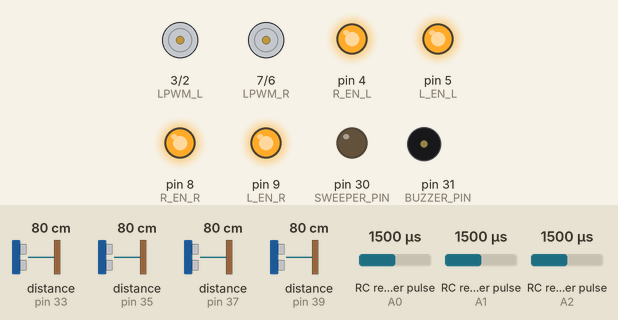
The sketch below on a simulated Arduino Mega 2560, built with avr-gcc and run on an emulated ATmega2560. Parts: motor-driver pin pairs drawn as motors (green arrow = first pin HIGH = forward, orange = second pin HIGH = backward, longer = more drive), output pins drawn as LEDs (lit = HIGH), buzzer (waves = sounding, pin HIGH). Wiring (inferred from the names in the program): 4 × ultrasonic range finder: trigger pin 32, echo pin 33 / trigger pin 34, echo pin 35 / trigger pin 36, echo pin 37 / trigger pin 38, echo pin 39; 3 × RC receiver channel: data A0 / data A1 / data A2. The test bench sets the inputs (shaded band); at power-on: RC receiver pulse (sensors on A0, A2, A1) 1500 µs, distance to the obstacle (sensors on pin 33, pin 35, pin 37, pin 39) 80 cm. The echo pulse lasts 58.3 µs per cm; pins used as bus, display or sensor lines are not drawn; what the sketch prints to the serial monitor is not drawn.

Above: at 1.2 s.
1.3 s: RC receiver pulse (sensor on A0) set to 1315 µs
4.3 s: RC receiver pulse (sensor on A0) set to 1298 µs
At 4.82 s:
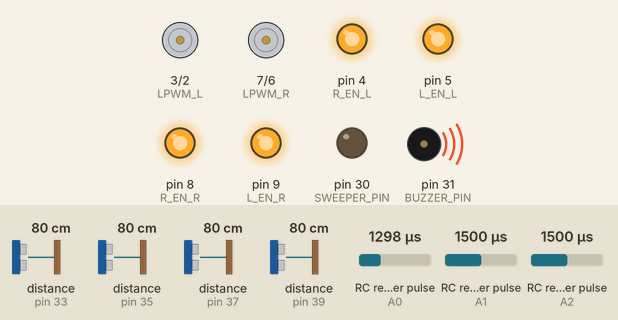
7.3 s: RC receiver pulse (sensor on A2) set to 1406 µs
10.3 s: RC receiver pulse (sensor on A2) set to 1388 µs
At 10.97 s:
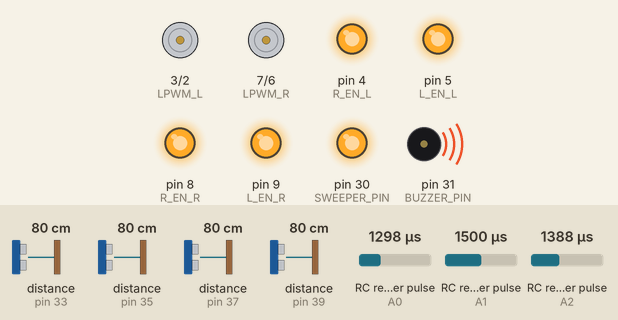
13.3 s: RC receiver pulse (sensor on A0) set to 1020 µs
At 13.67 s:
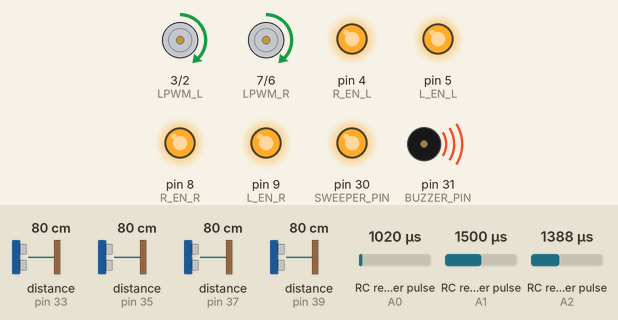
16.3 s: RC receiver pulse (sensor on A1) set to 1020 µs
At 16.91 s:
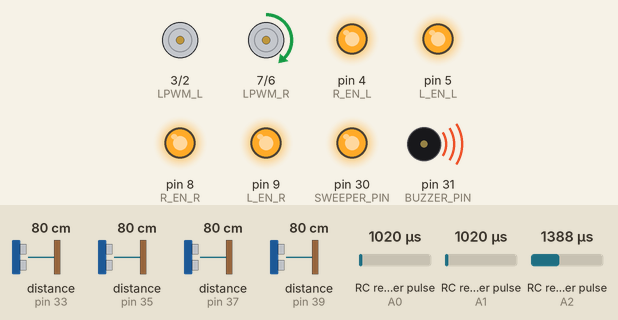
Timing chart, 0 to 20.3 s (numbered marks = the images above; inputs shaded):
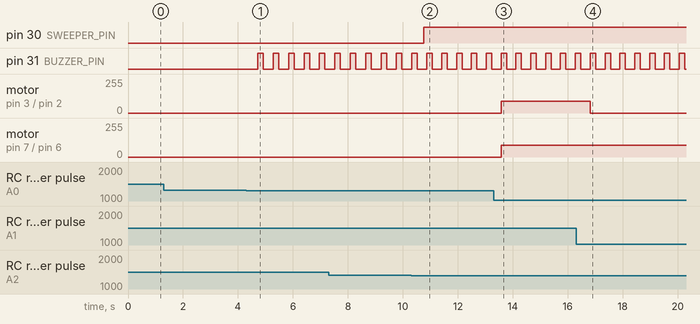

The sketch:

CleaningBot_v2.ino
```cpp
// ---------------- Pin Definitions ----------------
#define RPWM_L   2    // PWM Forward - Left Motor
#define LPWM_L   3    // PWM Reverse - Left Motor
#define R_EN_L   4    // Forward Enable - Left Motor
#define L_EN_L   5    // Reverse Enable - Left Motor

#define RPWM_R   6    // PWM Forward - Right Motor
#define LPWM_R   7    // PWM Reverse - Right Motor
#define R_EN_R   8    // Forward Enable - Right Motor
#define L_EN_R   9    // Reverse Enable - Right Motor

#define SWEEPER_PIN   30  // Sweeper control pin
#define BUZZER_PIN    31  // Buzzer pin

#define TRIG_FRONT    32
#define ECHO_FRONT    33
#define TRIG_RIGHT    34
#define ECHO_RIGHT    35
#define TRIG_LEFT     36
#define ECHO_LEFT     37
#define TRIG_BACK     38
#define ECHO_BACK     39

#define CH_FWD_BACK     A0     // Forward/Backward RC input (CH3)
#define CH_LEFT_RIGHT   A1   // Left/Right RC input (CH1)
#define CH_SWEEPER      A2      // Sweeper toggle input (CH5)
#define CH_MODE_SWITCH  A0  // Mode selection input (CH3 shared)

#define DEBUG true

// ---------------- Constants ----------------
#define OBSTACLE_DISTANCE 40
#define RC_THRESHOLD_SWEEPER 1400
#define RC_THRESHOLD_MANUALAUTO 1000

// Input PWM Mapping Ranges

#define RC_FORWARD_MAX 1800
#define RC_FORWARD_MIN 1550
#define RC_BACKWARD_MAX 1300
#define RC_BACKWARD_MIN 1140


#define RC_RIGHT_MAX 1840
#define RC_RIGHT_MIN 1650
#define RC_LEFT_MAX 1350
#define RC_LEFT_MIN 1090

#define MAX_SPEED_FWD 255
#define MAX_SPEED_REV 100
#define MIN_SPEED_FWD 20
#define MIN_SPEED_REV 10


// ---------------- Variables ----------------
bool isManual = false;
bool sweeperState = false;
enum Direction { right, left };
Direction currentPattern = right;
int frontDist;
int leftDist;
int rightDist;
int backDist;


void setup() {
  pinMode(RPWM_L, OUTPUT);
  pinMode(LPWM_L, OUTPUT);
  pinMode(R_EN_L, OUTPUT);
  pinMode(L_EN_L, OUTPUT);
  pinMode(RPWM_R, OUTPUT);
  pinMode(LPWM_R, OUTPUT);
  pinMode(R_EN_R, OUTPUT);
  pinMode(L_EN_R, OUTPUT);

  pinMode(SWEEPER_PIN, OUTPUT);
  pinMode(BUZZER_PIN, OUTPUT);

  pinMode(TRIG_FRONT, OUTPUT);
  pinMode(ECHO_FRONT, INPUT);
  pinMode(TRIG_LEFT, OUTPUT);
  pinMode(ECHO_LEFT, INPUT);
  pinMode(TRIG_RIGHT, OUTPUT);
  pinMode(ECHO_RIGHT, INPUT);
  pinMode(TRIG_BACK, OUTPUT);
  pinMode(ECHO_BACK, INPUT);

  pinMode(CH_FWD_BACK, INPUT);
  pinMode(CH_LEFT_RIGHT, INPUT);
  pinMode(CH_SWEEPER, INPUT);

  digitalWrite(R_EN_L, HIGH);
  digitalWrite(L_EN_L, HIGH);
  digitalWrite(R_EN_R, HIGH);
  digitalWrite(L_EN_R, HIGH);

  Serial.begin(9600);
}

void loop() {

  frontDist = getDistance(TRIG_FRONT, ECHO_FRONT);
  leftDist = getDistance(TRIG_LEFT, ECHO_LEFT);
  rightDist = getDistance(TRIG_RIGHT, ECHO_RIGHT);
  backDist = getDistance(TRIG_BACK, ECHO_BACK);

  if (frontDist < OBSTACLE_DISTANCE || leftDist < 20 || rightDist < 20 || backDist < 20) {
    digitalWrite(BUZZER_PIN, HIGH);
    delay(500);
    digitalWrite(BUZZER_PIN, LOW);
  }
  int mode = pulseIn(CH_MODE_SWITCH, HIGH, 25000);
  isManual = mode > RC_THRESHOLD_MANUALAUTO;
  Serial.print(mode);Serial.print(" | ");
  if (isManual) {
    if (DEBUG) Serial.print("Manual Mode | ");
    handleManualMode(mode);
  } else if (mode > 500) {
    if (DEBUG) Serial.print("Auto Mode | ") ;
    handleAutoMode();
  } else {
    stopMotors();
    digitalWrite(SWEEPER_PIN, HIGH);
  }


  Serial.println();
  delay(200);
}

void handleManualMode(int chFwdBack) {
  int chLeftRight = pulseIn(CH_LEFT_RIGHT, HIGH, 25000);
  int chSweeper = pulseIn(CH_SWEEPER, HIGH, 25000);

  sweeperState = chSweeper > RC_THRESHOLD_SWEEPER;
  digitalWrite(SWEEPER_PIN, sweeperState ? LOW : HIGH);
  if (sweeperState) Serial.print(" | Sweeper On");

  int speedFwd = constrain(map(chFwdBack, RC_FORWARD_MIN, RC_FORWARD_MAX, MIN_SPEED_FWD, MAX_SPEED_FWD), MIN_SPEED_FWD, MAX_SPEED_FWD);
  int speedLeftFwd = constrain(map(chLeftRight, RC_LEFT_MAX, RC_LEFT_MIN, MIN_SPEED_FWD, MAX_SPEED_FWD), MIN_SPEED_FWD, MAX_SPEED_FWD);
  int speedRightFwd = constrain(map(chLeftRight, RC_RIGHT_MIN, RC_RIGHT_MAX, MIN_SPEED_FWD, MAX_SPEED_FWD), MIN_SPEED_FWD, MAX_SPEED_FWD);

  int speedRev = constrain(map(chFwdBack, RC_BACKWARD_MAX, RC_BACKWARD_MIN, MIN_SPEED_REV, MAX_SPEED_REV), MIN_SPEED_REV, MAX_SPEED_REV);
  int speedLeftRev = constrain(map(chLeftRight, RC_LEFT_MAX, RC_LEFT_MIN, MIN_SPEED_REV, MAX_SPEED_REV), MIN_SPEED_REV, MAX_SPEED_REV);
  int speedRightRev = constrain(map(chLeftRight, RC_RIGHT_MIN, RC_RIGHT_MAX, MIN_SPEED_REV, MAX_SPEED_REV), MIN_SPEED_REV, MAX_SPEED_REV);

  int leftMotorSpeed = 0;
  int rightMotorSpeed = 0;

  Serial.print(" | CH_FWD_BACK: "); Serial.print(chFwdBack);
  Serial.print(" | CH_LEFT_RIGHT: "); Serial.print(chLeftRight);
  Serial.print(" | speedFwd: "); Serial.print(speedFwd);
  Serial.print(" | speedLeftFwd: "); Serial.print(speedLeftFwd);
  Serial.print(" | speedRightFwd: "); Serial.print(speedRightFwd);
  Serial.print(" | speedRev: "); Serial.print(speedRev);
  Serial.print(" | speedLeftRev: "); Serial.print(speedLeftRev);
  Serial.print(" | speedRightRev: "); Serial.print(speedRightRev);

  if (chFwdBack > RC_FORWARD_MIN)
  {
      leftMotorSpeed = constrain(speedFwd - speedLeftFwd, 0,MAX_SPEED_FWD);
      rightMotorSpeed = constrain(speedFwd - speedRightFwd, 0,MAX_SPEED_FWD);
      moveForward(leftMotorSpeed, rightMotorSpeed);
  }
  else if (chFwdBack < RC_BACKWARD_MAX)
  {
      leftMotorSpeed = constrain(speedRev - speedLeftRev, 0,MAX_SPEED_REV);
      rightMotorSpeed = constrain(speedRev - speedRightRev, 0,MAX_SPEED_REV);
      moveBackward(leftMotorSpeed, rightMotorSpeed);
  }
  else
  {
      leftMotorSpeed = 0;
      rightMotorSpeed = 0;
      stopMotors();
  }
}

int getDistance(int trigPin, int echoPin) {
  digitalWrite(trigPin, LOW); delayMicroseconds(2);
  digitalWrite(trigPin, HIGH); delayMicroseconds(10);
  digitalWrite(trigPin, LOW);
  long duration = pulseIn(echoPin, HIGH, 20000);
  if (duration == 0) return 1000;
  return duration * 0.034 / 2;
}

void moveForward(int leftspeed, int rightspeed) {
  if(frontDist < OBSTACLE_DISTANCE){
        stopMotors();
        return;
    }

  //Reverse pins set to LOW
  // digitalWrite(L_EN_L, LOW); digitalWrite(L_EN_R, LOW);
  analogWrite(LPWM_L, 0); analogWrite(LPWM_R, 0);

  //Forward pins set to HIGH
  // digitalWrite(R_EN_L, HIGH); digitalWrite(R_EN_R, HIGH);
  analogWrite(RPWM_L, leftspeed); analogWrite(RPWM_R, rightspeed);


  if (DEBUG) Serial.print(" | Motors: FORWARD | Speed: "); if (DEBUG) Serial.print(leftspeed); if (DEBUG) Serial.print(" | "); if (DEBUG) Serial.print(rightspeed);
}

void moveBackward(int leftspeed, int rightspeed) {
  if(backDist < 20){
        stopMotors();
        return;
    }
    //Forward pins set to LOW
  // digitalWrite(R_EN_L, LOW); digitalWrite(R_EN_R, LOW);
  analogWrite(RPWM_L, 0); analogWrite(RPWM_R, 0);

  //Reverse pins set to HIGH
  // digitalWrite(L_EN_L, HIGH); digitalWrite(L_EN_R, HIGH);
  analogWrite(LPWM_L, leftspeed); analogWrite(LPWM_R, rightspeed);
    digitalWrite(BUZZER_PIN, HIGH);
    delay(200);
    digitalWrite(BUZZER_PIN, LOW);
  if (DEBUG) Serial.print(" | Motors: REVERSE | Speed: "); if (DEBUG) Serial.print(leftspeed); if (DEBUG) Serial.print(" | "); if (DEBUG) Serial.print(rightspeed);
}

void stopMotors() {
  analogWrite(RPWM_L, 0); analogWrite(LPWM_L, 0);
  analogWrite(RPWM_R, 0); analogWrite(LPWM_R, 0);
  // digitalWrite(R_EN_L, LOW); digitalWrite(L_EN_L, LOW);
  // digitalWrite(R_EN_R, LOW); digitalWrite(L_EN_R, LOW);
  if (DEBUG) Serial.print(" | Motors: STOP");
}

//-------------------------------------------------------------------------------------------
void handleAutoMode() {
  digitalWrite(SWEEPER_PIN, LOW);

  int autoSpeed = 50;
  int delayPeriod = 2000;

  if (frontDist > OBSTACLE_DISTANCE) {
    moveForward(autoSpeed,autoSpeed);
  } else {
    stopMotors(); delay(delayPeriod);
    if (currentPattern == right && rightDist > OBSTACLE_DISTANCE) {
      moveForward(autoSpeed, 0); delay(5000); stopMotors(); currentPattern = left;
    } else if (currentPattern == left && leftDist > OBSTACLE_DISTANCE) {
      moveForward(0, autoSpeed); delay(5000); stopMotors(); currentPattern = right;
    } else if (backDist > OBSTACLE_DISTANCE) {
      moveBackward(autoSpeed, autoSpeed); delay(5000); stopMotors();
    } else {
      stopMotors(); delay(500);
    }
  }
  delay(50);
}
```

Measured:
- the behaviour switches between 1299 and 1298 µs on RC receiver pulse (sensor on A0) (found by bisection; images 0 and 1)
- the behaviour switches between 1400 and 1399 µs on RC receiver pulse (sensor on A2) (found by bisection; images 1 and 2)
- after the input at 1.3 s, every drawn part: stays the same
- after the input at 4.3 s, pin 31 (BUZZER_PIN): alternates HIGH for 0.20 s and LOW for 0.36 s, starting after 0.43 s
- after the input at 10.3 s, pin 30 (SWEEPER_PIN): LOW → HIGH after 0.47 s
- after the input at 13.3 s, motor on pin 3 (LPWM_L) / pin 2 (RPWM_L), motor on pin 7 (LPWM_R) / pin 6 (RPWM_R): stopped → forward 90/255 after 0.27 s
- after the input at 16.3 s, motor on pin 3 (LPWM_L) / pin 2 (RPWM_L): forward 90/255 → stopped after 0.51 s
